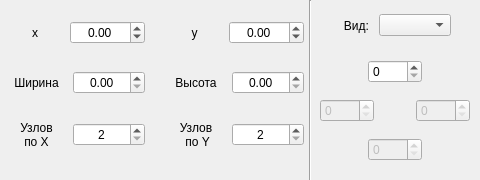
<?xml version="1.0" encoding="UTF-8"?>
<ui version="4.0">
 <class>Form</class>
 <widget class="QWidget" name="Form">
  <property name="geometry">
   <rect>
    <x>0</x>
    <y>0</y>
    <width>480</width>
    <height>180</height>
   </rect>
  </property>
  <property name="windowTitle">
   <string>Form</string>
  </property>
  <widget class="QWidget" name="gridLayoutWidget">
   <property name="geometry">
    <rect>
     <x>0</x>
     <y>0</y>
     <width>304</width>
     <height>171</height>
    </rect>
   </property>
   <layout class="QGridLayout" name="gridLayout">
    <property name="horizontalSpacing">
     <number>15</number>
    </property>
    <item row="0" column="0">
     <layout class="QHBoxLayout" name="l1">
      <item>
       <widget class="QLabel" name="label_x">
        <property name="text">
         <string>x</string>
        </property>
        <property name="alignment">
         <set>Qt::AlignCenter</set>
        </property>
       </widget>
      </item>
      <item>
       <widget class="QDoubleSpinBox" name="x">
        <property name="toolTip">
         <string>&lt;html&gt;&lt;head/&gt;&lt;body&gt;&lt;p&gt;Координата левого верхнего угла треугольника&lt;/p&gt;&lt;/body&gt;&lt;/html&gt;</string>
        </property>
        <property name="alignment">
         <set>Qt::AlignCenter</set>
        </property>
        <property name="minimum">
         <double>-1000.000000000000000</double>
        </property>
        <property name="maximum">
         <double>1000.000000000000000</double>
        </property>
       </widget>
      </item>
     </layout>
    </item>
    <item row="0" column="1">
     <layout class="QHBoxLayout" name="l2">
      <item>
       <widget class="QLabel" name="label_y">
        <property name="text">
         <string>y</string>
        </property>
        <property name="alignment">
         <set>Qt::AlignCenter</set>
        </property>
       </widget>
      </item>
      <item>
       <widget class="QDoubleSpinBox" name="y">
        <property name="toolTip">
         <string>&lt;html&gt;&lt;head/&gt;&lt;body&gt;&lt;p&gt;Координата левого верхнего угла треугольника&lt;/p&gt;&lt;/body&gt;&lt;/html&gt;</string>
        </property>
        <property name="alignment">
         <set>Qt::AlignCenter</set>
        </property>
        <property name="suffix">
         <string/>
        </property>
        <property name="minimum">
         <double>-1000.000000000000000</double>
        </property>
        <property name="maximum">
         <double>1000.000000000000000</double>
        </property>
       </widget>
      </item>
     </layout>
    </item>
    <item row="3" column="1">
     <layout class="QHBoxLayout" name="l6">
      <item>
       <widget class="QLabel" name="label_Ny">
        <property name="text">
         <string>Узлов
 по Y</string>
        </property>
        <property name="alignment">
         <set>Qt::AlignCenter</set>
        </property>
       </widget>
      </item>
      <item>
       <widget class="QSpinBox" name="Ny">
        <property name="alignment">
         <set>Qt::AlignCenter</set>
        </property>
        <property name="minimum">
         <number>2</number>
        </property>
        <property name="maximum">
         <number>1000</number>
        </property>
       </widget>
      </item>
     </layout>
    </item>
    <item row="1" column="1">
     <layout class="QHBoxLayout" name="l4">
      <item>
       <widget class="QLabel" name="label_height">
        <property name="text">
         <string>Высота</string>
        </property>
        <property name="alignment">
         <set>Qt::AlignCenter</set>
        </property>
       </widget>
      </item>
      <item>
       <widget class="QDoubleSpinBox" name="height">
        <property name="alignment">
         <set>Qt::AlignCenter</set>
        </property>
        <property name="maximum">
         <double>1000.000000000000000</double>
        </property>
       </widget>
      </item>
     </layout>
    </item>
    <item row="3" column="0">
     <layout class="QHBoxLayout" name="l5">
      <item>
       <widget class="QLabel" name="label_Nx">
        <property name="text">
         <string>Узлов
по X</string>
        </property>
        <property name="alignment">
         <set>Qt::AlignCenter</set>
        </property>
       </widget>
      </item>
      <item>
       <widget class="QSpinBox" name="Nx">
        <property name="alignment">
         <set>Qt::AlignCenter</set>
        </property>
        <property name="minimum">
         <number>2</number>
        </property>
        <property name="maximum">
         <number>1000</number>
        </property>
       </widget>
      </item>
     </layout>
    </item>
    <item row="1" column="0">
     <layout class="QHBoxLayout" name="l3">
      <item>
       <widget class="QLabel" name="label_width">
        <property name="text">
         <string>Ширина</string>
        </property>
        <property name="alignment">
         <set>Qt::AlignCenter</set>
        </property>
       </widget>
      </item>
      <item>
       <widget class="QDoubleSpinBox" name="width">
        <property name="alignment">
         <set>Qt::AlignCenter</set>
        </property>
        <property name="maximum">
         <double>1000.000000000000000</double>
        </property>
       </widget>
      </item>
     </layout>
    </item>
   </layout>
  </widget>
  <widget class="QWidget" name="layoutWidget">
   <property name="geometry">
    <rect>
     <x>340</x>
     <y>10</y>
     <width>111</width>
     <height>31</height>
    </rect>
   </property>
   <layout class="QHBoxLayout" name="horizontalLayout">
    <item>
     <widget class="QLabel" name="label">
      <property name="text">
       <string>Вид:</string>
      </property>
      <property name="alignment">
       <set>Qt::AlignCenter</set>
      </property>
     </widget>
    </item>
    <item>
     <widget class="QComboBox" name="comboBox">
      <property name="styleSheet">
       <string notr="true"/>
      </property>
     </widget>
    </item>
   </layout>
  </widget>
  <widget class="Line" name="line">
   <property name="geometry">
    <rect>
     <x>300</x>
     <y>0</y>
     <width>20</width>
     <height>181</height>
    </rect>
   </property>
   <property name="orientation">
    <enum>Qt::Vertical</enum>
   </property>
  </widget>
  <widget class="QWidget" name="verticalLayoutWidget">
   <property name="geometry">
    <rect>
     <x>320</x>
     <y>50</y>
     <width>150</width>
     <height>122</height>
    </rect>
   </property>
   <layout class="QVBoxLayout" name="verticalLayout">
    <item>
     <layout class="QHBoxLayout" name="horizontalLayout_2">
      <item>
       <spacer name="horizontalSpacer">
        <property name="orientation">
         <enum>Qt::Horizontal</enum>
        </property>
        <property name="sizeHint" stdset="0">
         <size>
          <width>40</width>
          <height>20</height>
         </size>
        </property>
       </spacer>
      </item>
      <item>
       <widget class="QSpinBox" name="air_top">
        <property name="enabled">
         <bool>true</bool>
        </property>
        <property name="toolTip">
         <string>&lt;html&gt;&lt;head/&gt;&lt;body&gt;&lt;p&gt;Ширина воздушного слоя сверху, в узлах&lt;/p&gt;&lt;/body&gt;&lt;/html&gt;</string>
        </property>
        <property name="maximum">
         <number>1000</number>
        </property>
       </widget>
      </item>
      <item>
       <spacer name="horizontalSpacer_3">
        <property name="orientation">
         <enum>Qt::Horizontal</enum>
        </property>
        <property name="sizeHint" stdset="0">
         <size>
          <width>40</width>
          <height>20</height>
         </size>
        </property>
       </spacer>
      </item>
     </layout>
    </item>
    <item>
     <layout class="QHBoxLayout" name="horizontalLayout_3">
      <property name="rightMargin">
       <number>0</number>
      </property>
      <item>
       <widget class="QSpinBox" name="air_left">
        <property name="enabled">
         <bool>false</bool>
        </property>
        <property name="toolTip">
         <string>&lt;html&gt;&lt;head/&gt;&lt;body&gt;&lt;p&gt;Ширина воздушного слоя слева, в узлах&lt;/p&gt;&lt;/body&gt;&lt;/html&gt;</string>
        </property>
        <property name="maximum">
         <number>1000</number>
        </property>
       </widget>
      </item>
      <item>
       <spacer name="horizontalSpacer_2">
        <property name="orientation">
         <enum>Qt::Horizontal</enum>
        </property>
        <property name="sizeHint" stdset="0">
         <size>
          <width>40</width>
          <height>20</height>
         </size>
        </property>
       </spacer>
      </item>
      <item>
       <widget class="QSpinBox" name="air_right">
        <property name="enabled">
         <bool>false</bool>
        </property>
        <property name="toolTip">
         <string>&lt;html&gt;&lt;head/&gt;&lt;body&gt;&lt;p&gt;Ширина воздушного слоя справа, в узлах&lt;/p&gt;&lt;/body&gt;&lt;/html&gt;</string>
        </property>
        <property name="maximum">
         <number>1000</number>
        </property>
       </widget>
      </item>
     </layout>
    </item>
    <item>
     <layout class="QHBoxLayout" name="horizontalLayout_4">
      <item>
       <spacer name="horizontalSpacer_4">
        <property name="orientation">
         <enum>Qt::Horizontal</enum>
        </property>
        <property name="sizeHint" stdset="0">
         <size>
          <width>40</width>
          <height>20</height>
         </size>
        </property>
       </spacer>
      </item>
      <item>
       <widget class="QSpinBox" name="air_bottom">
        <property name="enabled">
         <bool>false</bool>
        </property>
        <property name="toolTip">
         <string>&lt;html&gt;&lt;head/&gt;&lt;body&gt;&lt;p&gt;Ширина воздушного слоя снизу, в узлах&lt;/p&gt;&lt;/body&gt;&lt;/html&gt;</string>
        </property>
        <property name="maximum">
         <number>1000</number>
        </property>
       </widget>
      </item>
      <item>
       <spacer name="horizontalSpacer_5">
        <property name="orientation">
         <enum>Qt::Horizontal</enum>
        </property>
        <property name="sizeHint" stdset="0">
         <size>
          <width>40</width>
          <height>20</height>
         </size>
        </property>
       </spacer>
      </item>
     </layout>
    </item>
   </layout>
  </widget>
 </widget>
 <tabstops>
  <tabstop>x</tabstop>
  <tabstop>y</tabstop>
  <tabstop>width</tabstop>
  <tabstop>height</tabstop>
  <tabstop>Nx</tabstop>
  <tabstop>Ny</tabstop>
  <tabstop>air_top</tabstop>
  <tabstop>air_left</tabstop>
  <tabstop>air_right</tabstop>
  <tabstop>air_bottom</tabstop>
  <tabstop>comboBox</tabstop>
 </tabstops>
 <resources/>
 <connections/>
</ui>
